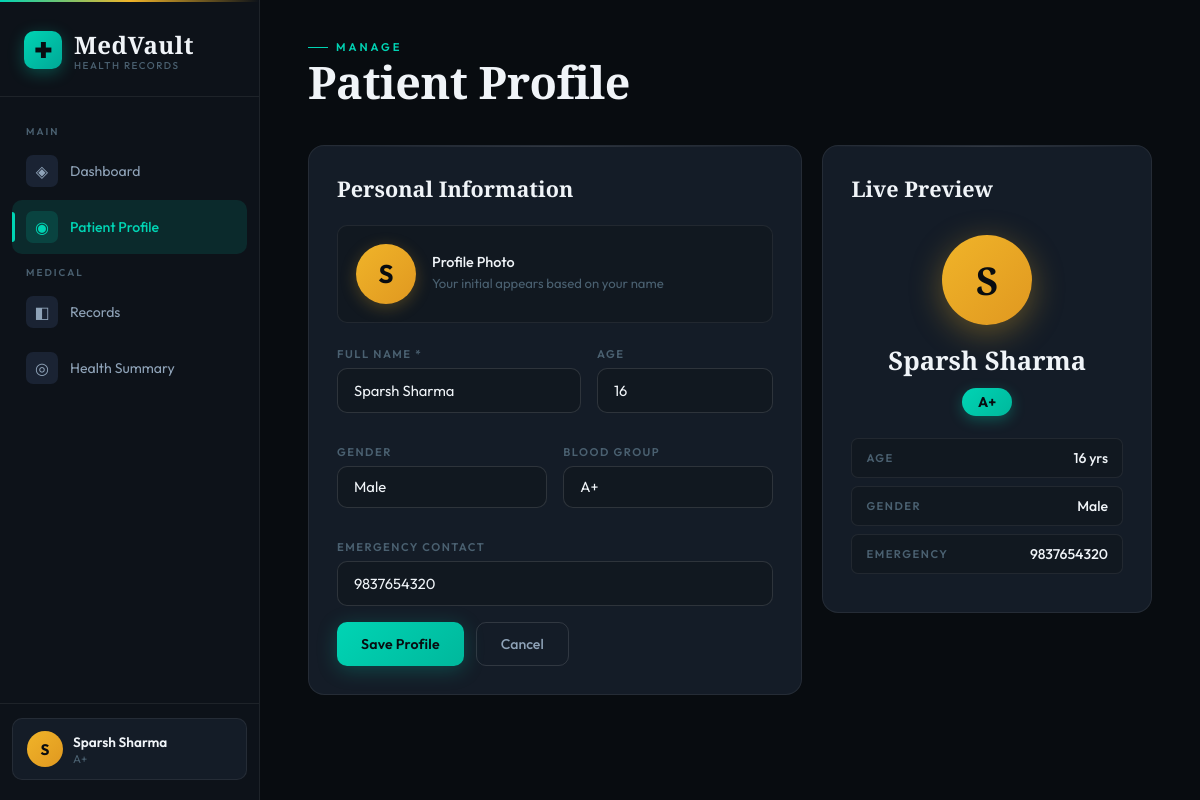
Page /patient on the committed database.
### tables this page shows
CREATE TABLE Patient (
            id               INTEGER PRIMARY KEY AUTOINCREMENT,
            name             VARCHAR(100) NOT NULL,
            age              INTEGER,
            gender           VARCHAR(10),
            blood_group      VARCHAR(10),
            emergency_contact VARCHAR(20)
        );

### app.py (the view, shortened to what this page needs)
@app.route('/patient', methods=['GET', 'POST'])
def patient():
    db = get_db()
    patient = db.execute("SELECT * FROM Patient LIMIT 1").fetchone()
    db.close()
    return render_template('patient.html', patient=patient)

### database.py (called while the page is built)
def get_db():
    conn = sqlite3.connect(DB_PATH)
    conn.row_factory = sqlite3.Row
    conn.execute("PRAGMA foreign_keys = ON")
    return conn

### templates/patient.html (shortened to what this page needs)
<!DOCTYPE html>
<html lang="en">
<head>
<link rel="stylesheet" href="{{ url_for('static',filename='style.css') }}">
</head>
<body>
<aside class="sidebar">
  <div class="logo"><div class="logo-mark">✚</div><div><span class="logo-text">MedVault</span><span class="logo-version">Health Records</span></div></div>
  <nav class="nav">
    <span class="nav-label">Main</span>
    <a href="{{ url_for('index') }}"   class="nav-item"><div class="nav-icon">◈</div><span>Dashboard</span></a>
    <a href="{{ url_for('patient') }}" class="nav-item active"><div class="nav-icon">◉</div><span>Patient Profile</span></a>
    <span class="nav-label">Medical</span>
    <a href="{{ url_for('records') }}" class="nav-item"><div class="nav-icon">◧</div><span>Records</span></a>
    <a href="{{ url_for('health') }}"  class="nav-item"><div class="nav-icon">◎</div><span>Health Summary</span></a>
  </nav>
  <div class="sidebar-footer">
    <a href="{{ url_for('patient') }}" class="patient-chip">
      <div class="chip-avatar">{{ patient.name[0].upper() if patient else '?' }}</div>
      <div><span class="chip-name">{{ patient.name if patient else 'No Profile' }}</span><span class="chip-tag">{{ patient.blood_group if patient and patient.blood_group else 'Set up profile →' }}</span></div>
    </a>
  </div>
</aside>
<main class="main">
  <header class="page-header">
    <div><div class="header-eyebrow">Manage</div><h1 class="page-title">Patient Profile</h1></div>
  </header>
  <div class="form-layout">
    <section class="card" style="--delay:0.1s">
      <div class="card-header"><h2 class="card-title">Personal Information</h2></div>
      <div class="form-avatar-row">
        <div class="form-avatar" id="fmAv">{{ patient.name[0].upper() if patient else '?' }}</div>
        <div><p style="font-size:0.9rem;font-weight:500;color:var(--text);margin-bottom:3px">Profile Photo</p><p class="form-avatar-hint">Your initial appears based on your name</p></div>
      </div>
      <form method="POST" action="{{ url_for('patient') }}">
        <div class="form-row">
          <div class="form-group"><label class="form-label">Full Name *</label><input type="text" name="name" id="iName" class="form-input" placeholder="e.g. Arjun Sharma" value="{{ patient.name if patient else '' }}" oninput="lp()" required></div>
          <div class="form-group"><label class="form-label">Age</label><input type="number" name="age" id="iAge" class="form-input" placeholder="28" min="1" max="120" value="{{ patient.age if patient else '' }}" oninput="lp()"></div>
        </div>
        <div class="form-row">
          <div class="form-group"><label class="form-label">Gender</label>
            <select name="gender" id="iGender" class="form-input" onchange="lp()">
              {% for g in ['Male','Female','Other'] %}<option {{ 'selected' if patient and patient.gender==g }}>{{ g }}</option>{% endfor %}
            </select>
          </div>
          <div class="form-group"><label class="form-label">Blood Group</label>
            <select name="blood_group" id="iBlood" class="form-input" onchange="lp()">
              {% for bg in ['A+','A−','B+','B−','AB+','AB−','O+','O−'] %}<option {{ 'selected' if patient and patient.blood_group==bg }}>{{ bg }}</option>{% endfor %}
            </select>
          </div>
        </div>
        <div class="form-group"><label class="form-label">Emergency Contact</label><input type="tel" name="emergency_contact" id="iEmergency" class="form-input" placeholder="+91 98765 43210" value="{{ patient.emergency_contact if patient else '' }}" oninput="lp()"></div>
        <div class="form-actions">
          <button type="submit" class="btn-primary">Save Profile</button>
          <a href="{{ url_for('index') }}" class="btn-ghost">Cancel</a>
        </div>
      </form>
    </section>
    <section class="card preview-card" style="--delay:0.2s">
      <div class="card-header"><h2 class="card-title">Live Preview</h2></div>
      <div class="profile-preview">
        <div class="preview-avatar" id="pvAv">{{ patient.name[0].upper() if patient else '?' }}</div>
        <h3 class="preview-name" id="pvNm">{{ patient.name if patient else '—' }}</h3>
        <div class="preview-blood" id="pvBlood">{{ patient.blood_group if patient and patient.blood_group else '—' }}</div>
        <div class="preview-details">
          <div class="preview-row"><span class="preview-key">Age</span><span class="preview-val" id="pvAge">{{ (patient.age|string+' yrs') if patient and patient.age else '—' }}</span></div>
          <div class="preview-row"><span class="preview-key">Gender</span><span class="preview-val" id="pvGender">{{ patient.gender if patient and patient.gender else '—' }}</span></div>
          <div class="preview-row"><span class="preview-key">Emergency</span><span class="preview-val" id="pvEmergency">{{ patient.emergency_contact if patient and patient.emergency_contact else '—' }}</span></div>
        </div>
      </div>
    </section>
  </div>
</main>
</body>
</html>

### rows in the picture
Patient: name "S", name "Sparsh Sharma", blood_group "A+", age "16", emergency_contact "9837654320", age "16 yrs", gender "Male"

### other values in the picture
form field gender "Male"
form field blood_group "A+"
